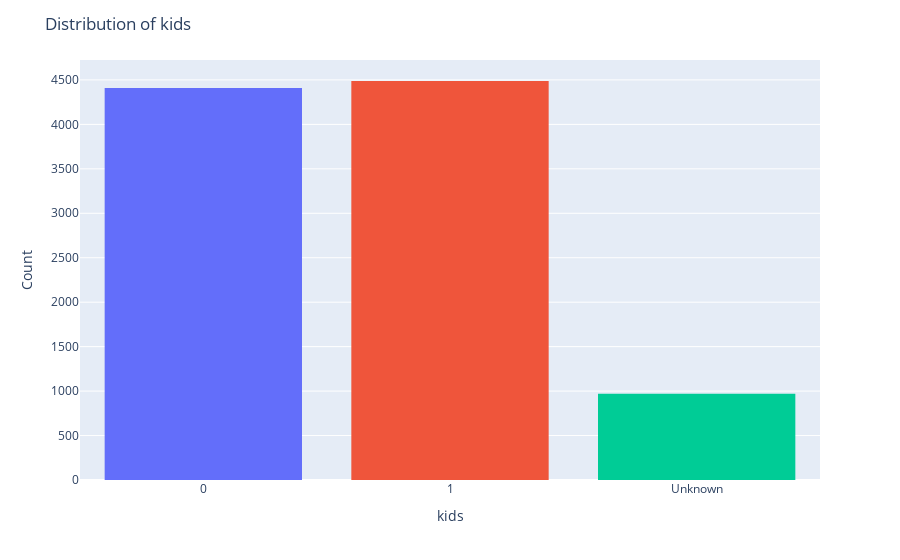

This figure's notebook cell:
### Markdown cell above
### Kids

### Code cell
interactive_barplot(train, 'kids')

### Figure 1 — Plotly figure (JSON) as saved in the notebook; plotly's stock layout.template omitted (floating-point values rounded to 4 significant figures; data arrays with more than 128 entries replaced by an {"elided": "..."} marker saying what was removed)
{"data": [{"alignmentgroup": "True", "bingroup": "x", "hovertemplate": "kids=%{x}<br>count=%{y}<extra></extra>", "legendgroup": "0", "marker": {"color": "#636efa", "pattern": {"shape": ""}}, "name": "0", "offsetgroup": "0", "orientation": "v", "showlegend": true, "type": "histogram", "x": {"elided": "4409 str values"}, "xaxis": "x", "yaxis": "y"}, {"alignmentgroup": "True", "bingroup": "x", "hovertemplate": "kids=%{x}<br>count=%{y}<extra></extra>", "legendgroup": "1", "marker": {"color": "#EF553B", "pattern": {"shape": ""}}, "name": "1", "offsetgroup": "1", "orientation": "v", "showlegend": true, "type": "histogram", "x": {"elided": "4488 str values"}, "xaxis": "x", "yaxis": "y"}, {"alignmentgroup": "True", "bingroup": "x", "hovertemplate": "kids=%{x}<br>count=%{y}<extra></extra>", "legendgroup": "Unknown", "marker": {"color": "#00cc96", "pattern": {"shape": ""}}, "name": "Unknown", "offsetgroup": "Unknown", "orientation": "v", "showlegend": true, "type": "histogram", "x": {"elided": "971 str values"}, "xaxis": "x", "yaxis": "y"}], "layout": {"barmode": "relative", "legend": {"title": {"text": "kids"}, "tracegroupgap": 0}, "margin": {"t": 60}, "showlegend": false, "title": {"text": "Distribution of kids"}, "xaxis": {"anchor": "y", "categoryarray": ["0", "1", "Unknown"], "categoryorder": "array", "domain": [0, 1], "title": {"text": "kids"}}, "yaxis": {"anchor": "x", "domain": [0, 1], "title": {"text": "Count"}}}}
